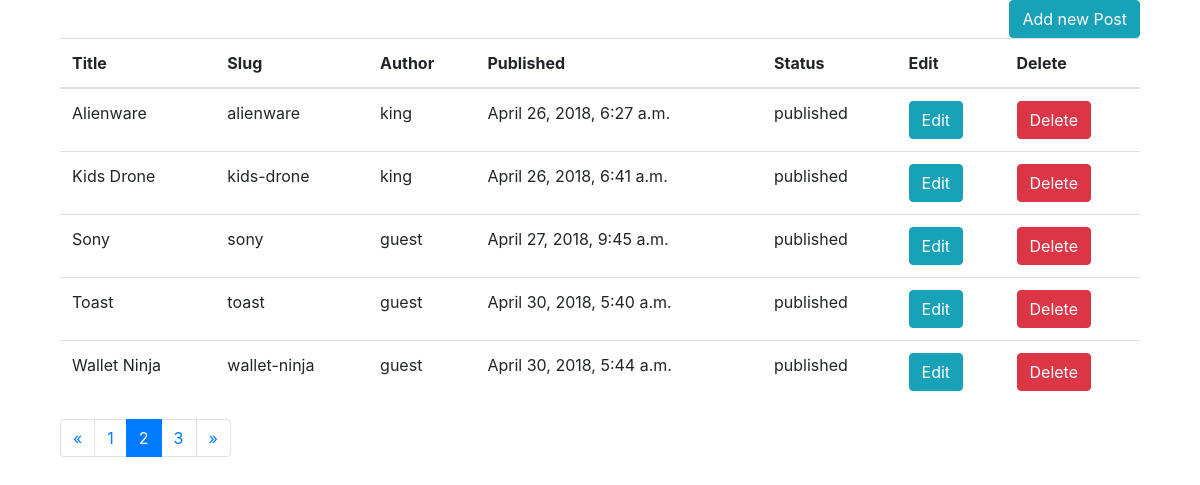
/blog/backend/post/?page=2 (signed in), run on the app's committed database.
### blog/models.py (models this page shows, shortened)
class Post(models.Model):
    STATUS_CHOICE = (
        ('draft', 'Draft'),
        ('published', 'Published'),
    )
    category = models.ForeignKey(Category)
    title = models.CharField(max_length=250)
    slug = models.CharField(max_length=250, unique=True)
    content = models.TextField()
    seo_title = models.CharField(max_length=250)
    seo_description = models.CharField(max_length=160)
    author = models.ForeignKey(User, related_name='blog_posts')
    published = models.DateTimeField(default=timezone.now)
    created = models.DateTimeField(auto_now_add=True)
    updated = models.DateTimeField(auto_now=True)
    status = models.CharField(max_length=10, choices=STATUS_CHOICE, default='draft')

### blog/views.py (the view)
def list_of_post_backend(request):
    if request.user.is_authenticated():
        post = Post.objects.all()
        paginator = Paginator(post, 5)
        page = request.GET.get('page')
        try:
            posts = paginator.page(page)
        except PageNotAnInteger:
            posts = paginator.page(1)
        except EmptyPage:
            posts = paginator.page(paginator.num_pages)
        template = 'blog/backend/list_of_post_backend.html'
        context = {'posts': posts, 'page': page}
        return render(request, template, context)
    else:
        return redirect('blog:list_of_post')

### blog/templates/blog/backend/list_of_post_backend.html (shortened to what this page needs)
{% extends 'blog/base.html'%}
{% block content %}
<div class="container">
    <a href="{% url 'blog:new_post'%}" style="float:right">
        <button class="btn btn-info">
            Add new Post
        </button>
    </a>
<div class="table-responsive">
<table class="table table-hover">
    <thead>
    <tr>
        <th scope="col">Title</th>
        <th scope="col">Slug</th>
        <th scope="col">Author</th>
        <th scope="col">Published</th>
        <th scope="col">Status</th>
        <th scope="col">Edit</th>
        <th scope="col">Delete</th>
    </tr>
    </thead>
    <tbody>
    {% for post in posts %}
    {% if post.status == 'draft' %}
    <tr class="p-3 mb-2 bg-light text-dark">
        <td>{{post.title}}</td>
        <td>{{post.slug}}</td>
        <td>{{post.author}}</td>
        <td>{{post.published}}</td>
        <td>{{post.status}}</td>
        <td><a href="{% url 'blog:edit_post' slug=post.slug %}">
            <button class="btn btn-info">
                <span class="glyphicon glyphicon-pencil" aria-hidden="true">
                </span>
                Edit
            </button>
        </a></td>
        <td><a href="{% url 'blog:delete_post' slug=post.slug %}">
            <button class="btn btn-danger">
                <span class="glyphicon glyphicon-trash" aria-hidden="true">
                </span>
                Delete
            </button>
        </a></td>
    </tr>
    {% else %}
    <tr>
        <td>{{post.title}}</td>
        <td>{{post.slug}}</td>
        <td>{{post.author}}</td>
        <td>{{post.published}}</td>
        <td>{{post.status}}</td>
        <td><a href="{% url 'blog:edit_post' slug=post.slug %}">
            <button class="btn btn-info">
                <span class="glyphicon glyphicon-pencil" aria-hidden="True">
                    Edit
                </span>
            </button>
        </a></td>
        <td><a href="{% url 'blog:delete_post' slug=post.slug %}">
            <button class="btn btn-danger">
                <span class="glyphicon glyphicon-trash" aria-hidden="true">
                    Delete
                </span>
            </button>
        </a></td>
    </tr>
    {% endif %}
    {% endfor %}
    </tbody>
</table>
    {% include 'blog/paginator.html' with page=posts %}
</div>
</div>
{% endblock %}

### data on the page
Post: title "Alienware", slug "alienware", author "king", published "April 26, 2018, 6:27 a.m.", status "published"
Post: title "Kids Drone", slug "kids-drone", author "king", published "April 26, 2018, 6:41 a.m.", status "published"
Post: title "Sony", slug "sony", author "guest", published "April 27, 2018, 9:45 a.m.", status "published"
Post: title "Toast", slug "toast", author "guest", published "April 30, 2018, 5:40 a.m.", status "published"
Post: title "Wallet Ninja", slug "wallet-ninja", author "guest", published "April 30, 2018, 5:44 a.m.", status "published"

### other printed values
{{ pages }} "1" "3"
{{ pages }} "2"
